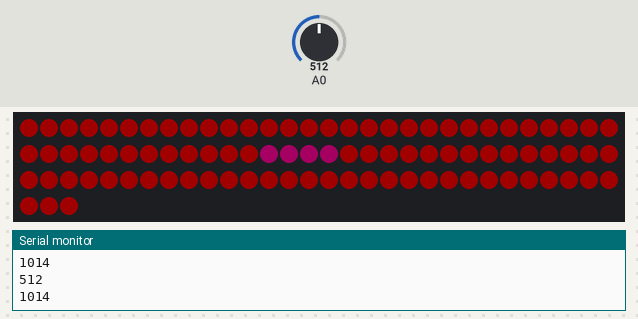
Recording of a sketch running on a simulated ESP8266 (NodeMCU). Parts: 93 RGB LEDs in strip order, left to right, continuing on the next row, the last lines printed to the serial monitor. Inputs (shaded band) come from the test bench; at power-on: A0 = 512. Dim RGB values are drawn brighter than linear; random numbers use the default seed unless the sketch sets one.

Above: at 2.9 s.
3.0 s: A0 set to 370
At 4.59 s:
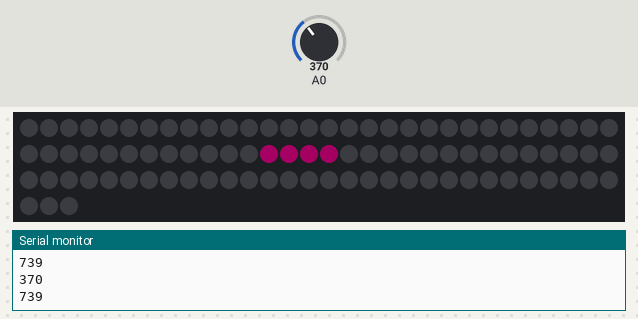
6.0 s: A0 set to 349
9.0 s: A0 set to 511
Timing chart, 0 to 12.0 s (numbered marks = the images above; inputs shaded):
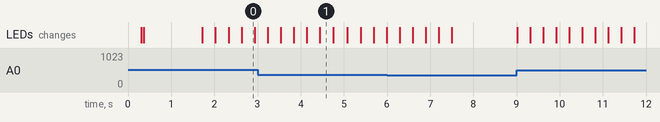

The sketch:

Light_FX3.ino
```cpp
#define FASTLED_ESP8266_RAW_PIN_ORDER

const char* ssid     = "LaLaLand2";
const char* password = "2705531791998260";

// #include "OTA_setup.h"
#include "SOUND_setup.h"
#include "LED_setup.h"
#include "FX1.h"

unsigned long entry;

void setup() {

  // startOTA("fx3");
    Serial.begin(115200);
  Serial.println("Starting");
  startLED();
}

void loop() {
  get_sound();
  fx1();

 }
```

FX1.h
```cpp
void fx1_high ()
{

    int gain = 4;
    int pos = random8(NUM_LEDS);
    if (pos > NUM_LEDS-gain) { pos = NUM_LEDS-gain;}

        leds[ 42 ] = CHSV( 220, 255, 205);
        FastLED.show();
    delay(1);
        leds[ 43 ] = CHSV( 220, 255, 205);
        FastLED.show();
    delay(1);
        leds[ 44 ] = CHSV( 220, 255, 205);
        FastLED.show();
    delay(1);
        leds[ 45 ] = CHSV( 220, 255, 205);


}
void fx1_mid ()
{

    int gain = 2;
    int pos = random8(NUM_LEDS);
    if (pos > NUM_LEDS-gain) { pos = NUM_LEDS-gain;}
    leds[ 30 ] = CHSV( 190, 255, 205);
    FastLED.show();
    delay(1);
    leds[ 31 ] = CHSV( 190, 255, 205);
    FastLED.show();
    delay(1);

}
void fx1_low ()
{


    int gain = 2;
    int pos = random8(NUM_LEDS);
    if (pos > NUM_LEDS-gain) { pos = NUM_LEDS-gain;}
        leds[ 20 ] = CHSV( 170, 250, 200);
        FastLED.show();
    delay(1);
        leds[ 21 ] = CHSV( 170, 250, 205);
FastLED.show();
    delay(1);
}
void fx1_lowest ()
{

    int gain = 3;
    int pos = random16(NUM_LEDS);
    if (pos > NUM_LEDS-gain) { pos = NUM_LEDS-gain;}

        leds[ 10 ] = CHSV( 160, 250, 200);
        FastLED.show();
    delay(1);
        leds[ 11 ] = CHSV( 160, 250, 200);
        FastLED.show();
    delay(1);
        leds[ 12 ] = CHSV( 160, 250, 200);
    FastLED.show();
    delay(1);

}

void fx1()
{
  Serial.println(snd_average);
    fadeToBlackBy( leds, NUM_LEDS, 5);
         if (snd_average > snd_max*0.7) fx1_high();
    else if (snd_average > snd_max*0.55) fx1_mid();
    else if (snd_average > snd_max*0.4) fx1_low();
    else fx1_lowest();
    FastLED.show();
    delay(5);

}
```

LED_Setup.h
```cpp
#include <FastLED.h>

FASTLED_USING_NAMESPACE

#if defined(FASTLED_VERSION) && (FASTLED_VERSION < 3001000)
#warning "Requires FastLED 3.1 or later; check github for latest code."
#endif

#define DATA_PIN    D4
#define LED_TYPE    WS2811
#define COLOR_ORDER GRB
#define NUM_LEDS   93
#define BRIGHTNESS  100

CRGB leds[NUM_LEDS];

uint8_t gHue = 0;

void startLED() {
    FastLED.addLeds<LED_TYPE,DATA_PIN,COLOR_ORDER>(leds, NUM_LEDS).setCorrection(TypicalLEDStrip);
    FastLED.setBrightness(BRIGHTNESS);
    for(int i = 0; i < NUM_LEDS; i++)
    {

        leds[i] += CRGB::Red;
        FastLED.show();
        delay(1);
    }
      delay(500);
    for(int i = 0; i < NUM_LEDS; i++)
    {

        leds[i] += CRGB::Black;
        FastLED.show();
        delay(1);
    }
      delay(500);

}
```

SOUND_setup.h
```cpp
#define ANALOG_THRESHOLD 600
int snd_average = 0;
int snd_current = 0;
int snd_max = 1;
int val_max = 1;
int val_avg = 1;
int val_last = 1;
int peak = 0;

void get_sound() {

  //Serial.print(1000);Serial.print(" ");

  int value = analogRead(A0);
  Serial.println(value);
  if(value>val_max) val_max = value;
  snd_current = map(value,0, val_max, 0,1023);

  //Serial.print(snd_current);Serial.print(" ");

  snd_average = (snd_average*9+snd_current)/10;
  if (snd_average > snd_max) snd_max = snd_average;
  //Serial.print(snd_average);Serial.print(" ");

}
```
